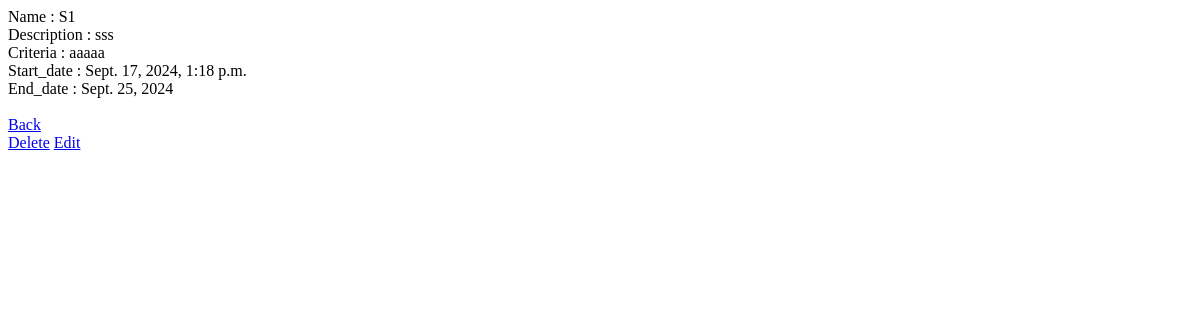
The app's page /officer/schems/1/, older data.
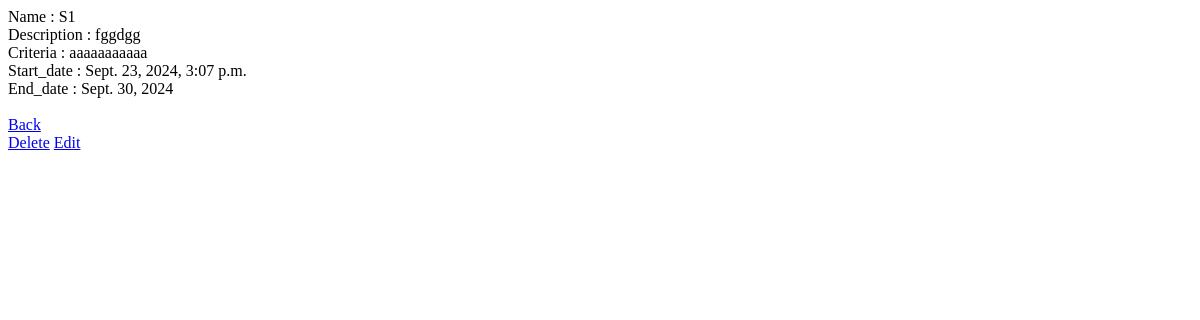
The same page, newer data.
### officer/models.py (models this page shows, shortened)
class Schem(models.Model):
    name=models.CharField(max_length=250)
    type=models.CharField(max_length=50,choices=schem_type)
    description=models.CharField(max_length=250)
    criteria=models.CharField(max_length=250)
    start_date=models.DateTimeField(auto_now_add=True)
    end_date=models.DateField()

### officer/views/schems.py (the view)
# urls.py: path('schems/<int:id>/',schems.details,name='details'),
def details(request,id):
    schem=Schem.objects.get(id=id)
    return render(request,'officer/schems/details.html',{'schem':schem})

### officer/templates/officer/schems/details.html
{% extends 'base.html' %}
{% block content %}
    Name : {{schem.name}} <br>
    Description : {{schem.description}} <br>
    Criteria : {{schem.criteria}} <br>
    Start_date : {{schem.start_date}} <br>
    End_date : {{schem.end_date}} <br> <br>
   <a href="{% url 'officer:schems' %}">Back</a> <br>
   <a href="{% url 'officer:delete_schem' schem.id %}">Delete</a>
   <a href="{% url 'officer:update_schem' schem.id %}">Edit</a>
{% endblock content %}

Row changes from the older to the newer data that the page shows:
changed Schem: description "sss" → "fggdgg"; criteria "aaaaa" → "aaaaaaaaaaa"; start_date "Sept. 17, 2024, 1:18 p.m." → "Sept. 23, 2024, 3:07 p.m."; end_date "Sept. 25, 2024" → "Sept. 30, 2024"
